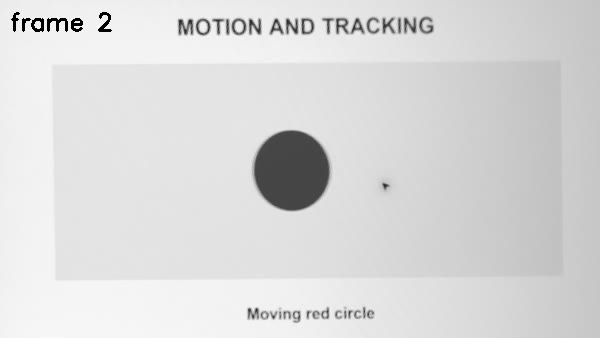
#> input picture frame 1 of 教材/練習素材/lesson16-camera.avi, 600 x 338 px
$ python '第27課-影片MOG.py'
#> lines starting #> are read from the running program, lines starting #| are printed output that depends on the picture; after the words box and inside, x2 and y2 are one past the last pixel; in counts of white or black regions, pixels touching at a corner belong together
import cv2

if not hasattr(cv2, 'bgsegm'):
    raise RuntimeError('目前 OpenCV 缺少 bgsegm，無法建立 MOG')
mog = cv2.bgsegm.createBackgroundSubtractorMOG()
video = cv2.VideoCapture('lesson16-camera.avi')
frames = 0
last_image = last_mask = None
try:
    while True:
        ok, image = video.read()
#> image is the input picture: shape (338, 600, 3); min 0, max 254, mean 217.5
        if not ok:
            break
        last_mask = mog.apply(image)
#> last_mask: shape (338, 600); every value is 0
        last_image = image
        frames += 1
finally:
    video.release()
if frames == 0:
    raise RuntimeError('影片沒有可讀取的影格，請先完成第 16 課')
panels = cv2.hconcat([last_image, cv2.cvtColor(last_mask, cv2.COLOR_GRAY2BGR)])
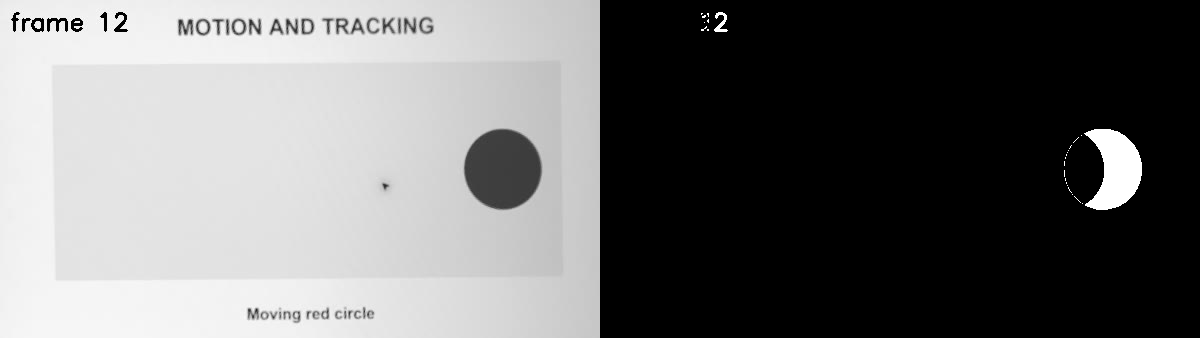
#> panels: shape (338, 1200, 3); min 0, max 255, mean 110.9
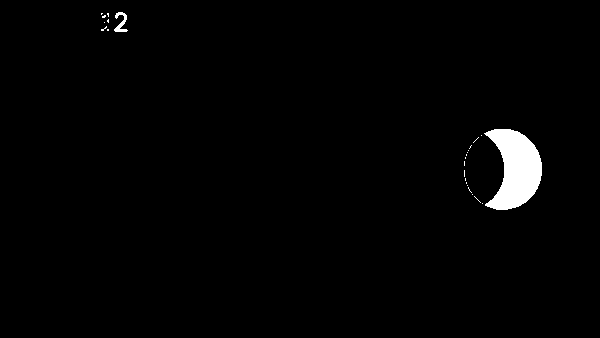
#> last_mask: shape (338, 600); 1.6% white; 25 white regions (23 under 20 px), largest, box (x1, y1, x2, y2) and area: (484, 129, 542, 210) 2956, (114, 12, 128, 32) 131
if not cv2.imwrite('lesson27-camera-mog.png', panels):
    raise RuntimeError('無法儲存結果圖')
print('MOG created:', True)
print('frames processed:', frames)
print('last mask nonzero pixels:', cv2.countNonZero(last_mask))
#| last mask nonzero pixels: 3177
print('saved: lesson27-camera-mog.png')

$ run again, starting later in the video
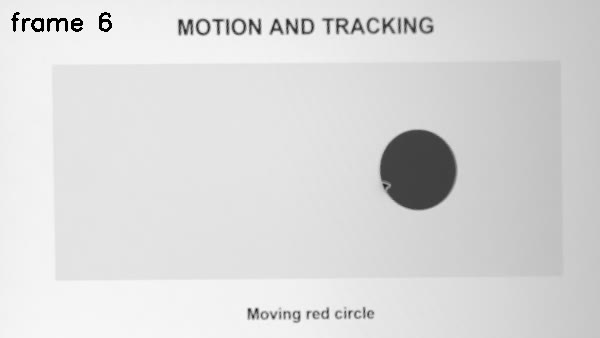
#> input picture frame 5 of 教材/練習素材/lesson16-camera.avi, 600 x 338 px
#> image is the input picture: shape (338, 600, 3); min 0, max 252, mean 217.7
#> `panels = cv2.hconcat([last_image, cv2.cvtColor(last_mask, cv2.COLOR_GR..`:
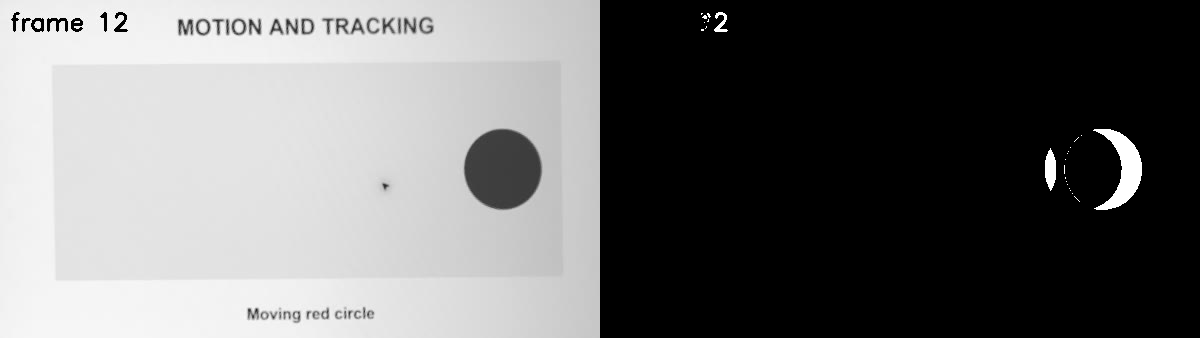
#> panels: shape (338, 1200, 3); min 0, max 255, mean 110.3
#> `panels = cv2.hconcat([last_image, cv2.cvtColor(last_mask, cv2.COLOR_GR..`:
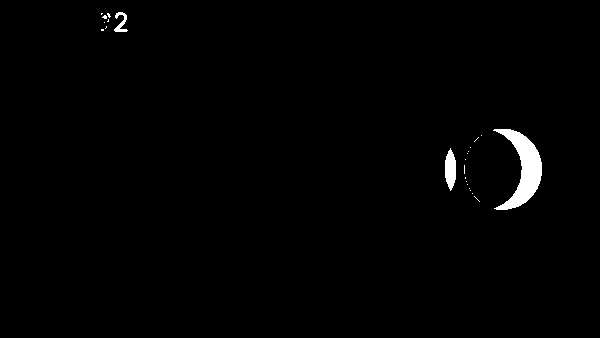
#> last_mask: shape (338, 600); 1.1% white; 24 white regions (21 under 20 px), largest, box (x1, y1, x2, y2) and area: (493, 129, 542, 210) 1652, (445, 148, 456, 191) 346, (114, 12, 128, 32) 131
#| last mask nonzero pixels: 2203

$ run again, starting later in the video
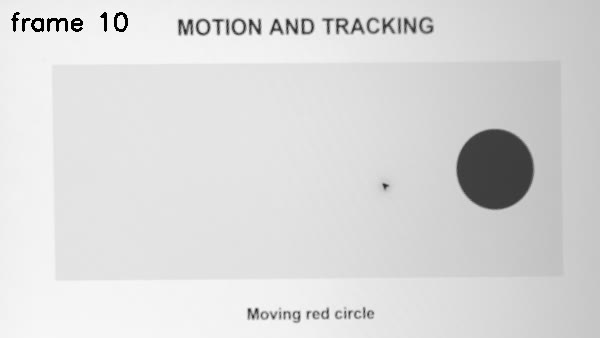
#> input picture frame 9 of 教材/練習素材/lesson16-camera.avi, 600 x 338 px
#> image is the input picture: shape (338, 600, 3); min 0, max 254, mean 217.7
#> `panels = cv2.hconcat([last_image, cv2.cvtColor(last_mask, cv2.COLOR_GR..`:
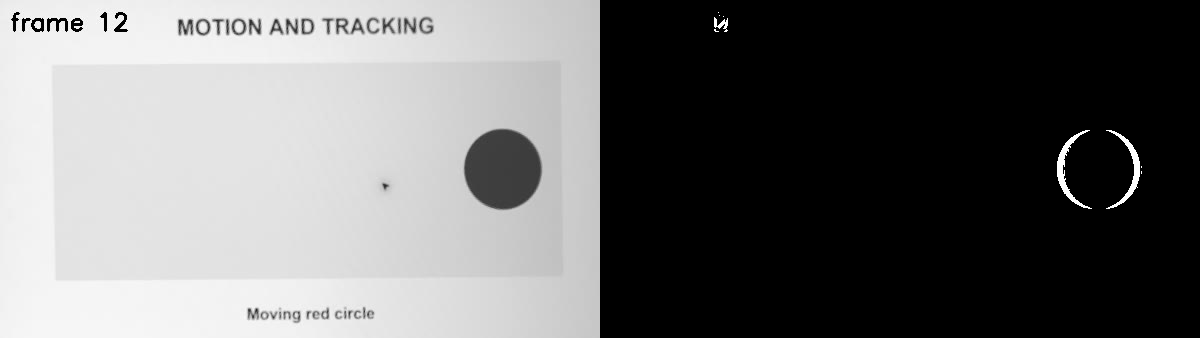
#> panels: shape (338, 1200, 3); min 0, max 255, mean 109.6
#> `panels = cv2.hconcat([last_image, cv2.cvtColor(last_mask, cv2.COLOR_GR..`:
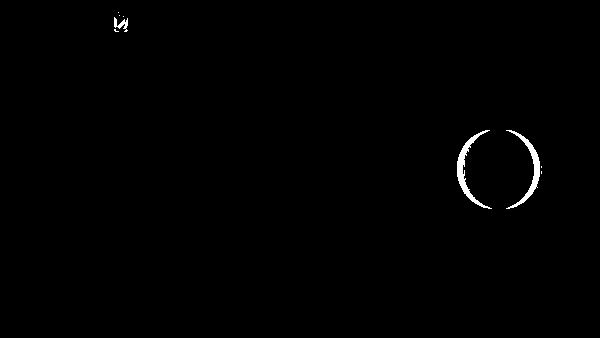
#> last_mask: shape (338, 600); 0.56% white; 9 white regions (6 under 20 px), largest, box (x1, y1, x2, y2) and area: (457, 130, 492, 209) 531, (506, 130, 540, 209) 494, (114, 17, 128, 32) 96
#| last mask nonzero pixels: 1137
